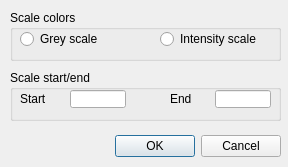
<?xml version="1.0" encoding="UTF-8"?>
<ui version="4.0">
 <class>CQDlgSimpleFilter_intensityScale</class>
 <widget class="QDialog" name="CQDlgSimpleFilter_intensityScale">
  <property name="geometry">
   <rect>
    <x>0</x>
    <y>0</y>
    <width>288</width>
    <height>167</height>
   </rect>
  </property>
  <property name="windowTitle">
   <string>Intensity Scaling</string>
  </property>
  <property name="locale">
   <locale language="English" country="UnitedStates"/>
  </property>
  <widget class="QDialogButtonBox" name="qqOkCancel">
   <property name="geometry">
    <rect>
     <x>10</x>
     <y>130</y>
     <width>271</width>
     <height>32</height>
    </rect>
   </property>
   <property name="standardButtons">
    <set>QDialogButtonBox::Cancel|QDialogButtonBox::Ok</set>
   </property>
  </widget>
  <widget class="QGroupBox" name="groupBox">
   <property name="geometry">
    <rect>
     <x>10</x>
     <y>10</y>
     <width>271</width>
     <height>51</height>
    </rect>
   </property>
   <property name="title">
    <string>Scale colors</string>
   </property>
   <property name="flat">
    <bool>false</bool>
   </property>
   <widget class="QRadioButton" name="qqGreyScale">
    <property name="geometry">
     <rect>
      <x>10</x>
      <y>20</y>
      <width>131</width>
      <height>18</height>
     </rect>
    </property>
    <property name="focusPolicy">
     <enum>Qt::StrongFocus</enum>
    </property>
    <property name="text">
     <string>Grey scale</string>
    </property>
    <property name="autoExclusive">
     <bool>false</bool>
    </property>
   </widget>
   <widget class="QRadioButton" name="qqIntensityScale">
    <property name="geometry">
     <rect>
      <x>150</x>
      <y>20</y>
      <width>131</width>
      <height>18</height>
     </rect>
    </property>
    <property name="focusPolicy">
     <enum>Qt::StrongFocus</enum>
    </property>
    <property name="text">
     <string>Intensity scale</string>
    </property>
    <property name="autoExclusive">
     <bool>false</bool>
    </property>
   </widget>
  </widget>
  <widget class="QGroupBox" name="groupBox_2">
   <property name="geometry">
    <rect>
     <x>10</x>
     <y>70</y>
     <width>271</width>
     <height>51</height>
    </rect>
   </property>
   <property name="title">
    <string>Scale start/end</string>
   </property>
   <property name="flat">
    <bool>false</bool>
   </property>
   <widget class="QLabel" name="label">
    <property name="geometry">
     <rect>
      <x>10</x>
      <y>20</y>
      <width>51</width>
      <height>18</height>
     </rect>
    </property>
    <property name="text">
     <string>Start</string>
    </property>
   </widget>
   <widget class="QLineEdit" name="qqStart">
    <property name="geometry">
     <rect>
      <x>60</x>
      <y>20</y>
      <width>56</width>
      <height>18</height>
     </rect>
    </property>
   </widget>
   <widget class="QLabel" name="label_2">
    <property name="geometry">
     <rect>
      <x>160</x>
      <y>20</y>
      <width>41</width>
      <height>18</height>
     </rect>
    </property>
    <property name="text">
     <string>End</string>
    </property>
   </widget>
   <widget class="QLineEdit" name="qqEnd">
    <property name="geometry">
     <rect>
      <x>205</x>
      <y>20</y>
      <width>56</width>
      <height>18</height>
     </rect>
    </property>
   </widget>
  </widget>
 </widget>
 <tabstops>
  <tabstop>qqGreyScale</tabstop>
  <tabstop>qqIntensityScale</tabstop>
  <tabstop>qqStart</tabstop>
  <tabstop>qqEnd</tabstop>
  <tabstop>qqOkCancel</tabstop>
 </tabstops>
 <resources/>
 <connections/>
</ui>
